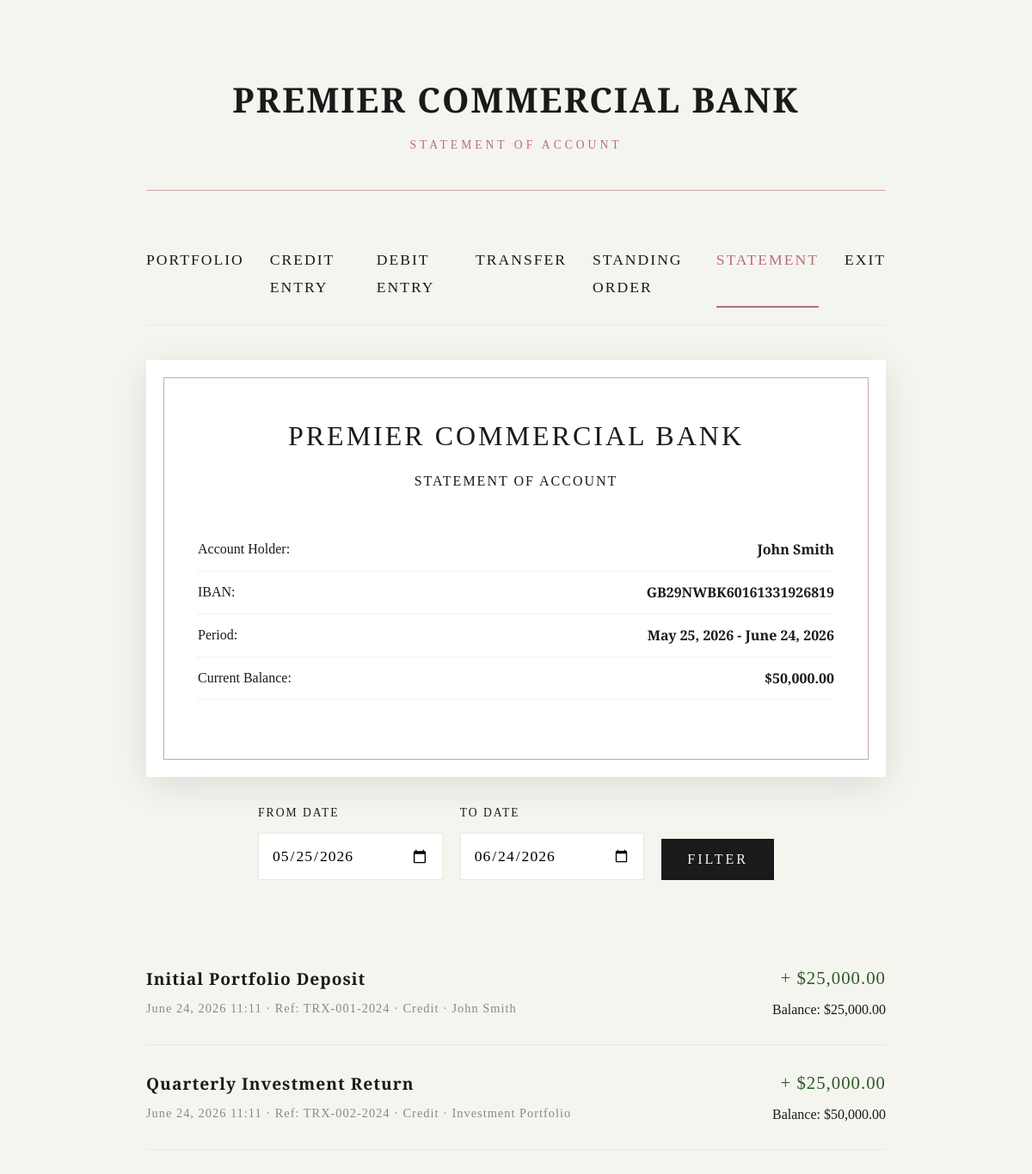
Screenshot of /client/account-statement.php (signed in) with the database file from the repository.
### tables this page shows
CREATE TABLE account_holders (
    ah_id INT AUTO_INCREMENT PRIMARY KEY,
    ah_username VARCHAR(50) UNIQUE NOT NULL,
    ah_password VARCHAR(255) NOT NULL,
    ah_fullname VARCHAR(100) NOT NULL,
    ah_email VARCHAR(100),
    ah_phone VARCHAR(20),
    ah_iban VARCHAR(34) UNIQUE NOT NULL,
    ah_balance DECIMAL(15,2) DEFAULT 0.00,
    ah_role ENUM('client', 'bank_officer') DEFAULT 'client',
    ah_status ENUM('active', 'frozen', 'closed') DEFAULT 'active',
    ah_failed_attempts INT DEFAULT 0,
    ah_locked_until DATETIME NULL,
    ah_created_at TIMESTAMP DEFAULT CURRENT_TIMESTAMP,
    ah_updated_at TIMESTAMP DEFAULT CURRENT_TIMESTAMP ON UPDATE CURRENT_TIMESTAMP
);

CREATE TABLE transaction_records (
    tr_id INT AUTO_INCREMENT PRIMARY KEY,
    tr_reference VARCHAR(20) UNIQUE NOT NULL,
    tr_account_id INT NOT NULL,
    tr_type ENUM('credit', 'debit', 'transfer_in', 'transfer_out', 'standing_order') NOT NULL,
    tr_amount DECIMAL(15,2) NOT NULL,
    tr_balance_before DECIMAL(15,2) NOT NULL,
    tr_balance_after DECIMAL(15,2) NOT NULL,
    tr_description TEXT,
    tr_related_account VARCHAR(34),
    tr_related_name VARCHAR(100),
    tr_status ENUM('completed', 'pending', 'failed') DEFAULT 'completed',
    tr_created_at TIMESTAMP DEFAULT CURRENT_TIMESTAMP,
    FOREIGN KEY (tr_account_id) REFERENCES account_holders(ah_id)
);

### client/account-statement.php (the view, shortened to what this page needs)
<?php
$db = PremierDB::getInstance()->getConnection();
$fromDate = $_GET['from'] ?? date('Y-m-d', strtotime('-30 days'));
$toDate = $_GET['to'] ?? date('Y-m-d');
$stmt = $db->prepare("SELECT * FROM transaction_records WHERE tr_account_id = ? AND DATE(tr_created_at) BETWEEN ? AND ? ORDER BY tr_created_at DESC");
$stmt->execute([$_SESSION['user_id'], $fromDate, $toDate]);
$transactions = $stmt->fetchAll();
$stmt = $db->prepare("SELECT * FROM account_holders WHERE ah_id = ?");
$stmt->execute([$_SESSION['user_id']]);
$user = $stmt->fetch();
?>
<!DOCTYPE html>
<html lang="en">
<head>
    <link rel="stylesheet" href="../assets/css/luxury.css">
</head>
<body>
    <div class="main-container">
        <header class="bank-header">
            <h1>PREMIER COMMERCIAL BANK</h1>
            <p class="subtitle">Statement of Account</p>
        </header>
        <nav class="nav-elegant">
            <a href="portfolio.php">Portfolio</a>
            <a href="credit-funds.php">Credit Entry</a>
            <a href="debit-funds.php">Debit Entry</a>
            <a href="send-transfer.php">Transfer</a>
            <a href="standing-order.php">Standing Order</a>
            <a href="account-statement.php" class="active">Statement</a>
            <a href="../entrance/exit.php">Exit</a>
        </nav>
        <div class="receipt" style="margin: 30px 0;">
            <div class="receipt-header">
                <div class="bank-name">PREMIER COMMERCIAL BANK</div>
                <p style="margin-top: 10px; letter-spacing: 2px;">STATEMENT OF ACCOUNT</p>
            </div>
            <div class="receipt-details">
                <div class="receipt-row">
                    <span>Account Holder:</span>
                    <strong><?php echo htmlspecialchars($user['ah_fullname']); ?></strong>
                </div>
                <div class="receipt-row">
                    <span>IBAN:</span>
                    <strong><?php echo $user['ah_iban']; ?></strong>
                </div>
                <div class="receipt-row">
                    <span>Period:</span>
                    <strong><?php echo date('F j, Y', strtotime($fromDate)); ?> - <?php echo date('F j, Y', strtotime($toDate)); ?></strong>
                </div>
                <div class="receipt-row">
                    <span>Current Balance:</span>
                    <strong>$<?php echo number_format($user['ah_balance'], 2); ?></strong>
                </div>
            </div>
        </div>
        <form method="GET" class="form-elegant" style="margin-bottom: 40px;">
            <div style="display: grid; grid-template-columns: 1fr 1fr auto; gap: 20px; align-items: end;">
                <div class="form-group">
                    <label for="from">From Date</label>
                    <input type="date" id="from" name="from" class="form-input" value="<?php echo $fromDate; ?>">
                </div>
                <div class="form-group">
                    <label for="to">To Date</label>
                    <input type="date" id="to" name="to" class="form-input" value="<?php echo $toDate; ?>">
                </div>
                <div class="form-group">
                    <button type="submit" class="btn-primary" style="padding: 15px 30px;">Filter</button>
                </div>
            </div>
        </form>
        <div class="transaction-list">
            <?php foreach ($transactions as $tr): ?>
            <div class="transaction-item">
                <div class="transaction-info">
                    <h4><?php echo htmlspecialchars($tr['tr_description']); ?></h4>
                    <p class="meta">
                        <?php echo date('F j, Y H:i', strtotime($tr['tr_created_at'])); ?>
                        · Ref: <?php echo $tr['tr_reference']; ?>
                        · <?php echo ucfirst(str_replace('_', ' ', $tr['tr_type'])); ?>
                        <?php if ($tr['tr_related_name']): ?>
                        · <?php echo htmlspecialchars($tr['tr_related_name']); ?>
                        <?php endif; ?>
                    </p>
                </div>
                <div style="text-align: right;">
                    <div class="transaction-amount <?php echo in_array($tr['tr_type'], ['credit', 'transfer_in']) ? 'credit' : 'debit'; ?>">
                        <?php echo in_array($tr['tr_type'], ['credit', 'transfer_in']) ? '+' : '-'; ?>
                        $<?php echo number_format($tr['tr_amount'], 2); ?>
                    </div>
                    <p class="meta" style="margin-top: 5px;">
                        Balance: $<?php echo number_format($tr['tr_balance_after'], 2); ?>
                    </p>
                </div>
            </div>
            <?php endforeach; ?>
        </div>
    </div>
</body>
</html>

### assets/css/luxury.css (style rules this page uses)
:root { --midnight-black: #1a1a1a; --rose-gold: #b76e79; --rose-gold-light: #d4a5a5; --marble-white: #f5f5f0; --marble-dark: #e8e8e0; --gold-accent: #c9a96e; --error-red: #8b0000; --success-green: #2d5a27; }
* { margin: 0; padding: 0; box-sizing: border-box; }
body { background: var(--marble-white); font-family: 'Cormorant Garamond', Georgia, serif; color: var(--midnight-black); line-height: 1.8; min-height: 100vh; }
.main-container { max-width: 900px; margin: 0 auto; padding: 40px 20px; }
.bank-header { text-align: center; padding: 40px 0; border-bottom: 1px solid var(--rose-gold-light); margin-bottom: 40px; }
.bank-header h1 { font-family: 'Playfair Display', Georgia, serif; font-size: 2.5rem; color: var(--midnight-black); letter-spacing: 2px; margin: 0; }
.bank-header .subtitle { color: var(--rose-gold); letter-spacing: 4px; text-transform: uppercase; font-size: 0.85rem; margin-top: 5px; }
.nav-elegant { display: flex; justify-content: center; gap: 30px; padding: 20px 0; border-bottom: 1px solid var(--marble-dark); margin-bottom: 40px; }
.nav-elegant a { color: var(--midnight-black); text-decoration: none; font-size: 1.1rem; letter-spacing: 2px; text-transform: uppercase; padding: 5px 0; border-bottom: 2px solid transparent; transition: all 0.3s ease; font-family: 'Playfair Display', Georgia, serif; }
.nav-elegant a:hover, .nav-elegant a.active { border-bottom-color: var(--rose-gold); color: var(--rose-gold); }
.transaction-list { list-style: none; padding: 0; }
.transaction-item { padding: 25px 0; border-bottom: 1px solid var(--marble-dark); display: flex; justify-content: space-between; align-items: center; transition: all 0.3s ease; }
.transaction-info h4 { font-family: 'Playfair Display', Georgia, serif; font-size: 1.2rem; margin: 0 0 5px 0; color: var(--midnight-black); letter-spacing: 1px; }
.transaction-info .meta { font-size: 0.9rem; color: #888; letter-spacing: 1px; }
.transaction-amount { font-family: 'Playfair Display', Georgia, serif; font-size: 1.3rem; letter-spacing: 1px; }
.transaction-amount.credit { color: var(--success-green); }
.form-elegant { max-width: 600px; margin: 0 auto; }
.form-group { margin-bottom: 30px; }
.form-group label { display: block; font-family: 'Playfair Display', Georgia, serif; letter-spacing: 2px; text-transform: uppercase; font-size: 0.85rem; color: var(--midnight-black); margin-bottom: 10px; }
.form-input { width: 100%; padding: 15px; border: 1px solid var(--marble-dark); background: white; font-family: 'Cormorant Garamond', Georgia, serif; font-size: 1.1rem; letter-spacing: 1px; transition: all 0.3s ease; }
.btn-primary { display: inline-block; padding: 15px 40px; background: var(--midnight-black); color: var(--marble-white); border: none; font-family: 'Playfair Display', Georgia, serif; font-size: 1rem; letter-spacing: 3px; text-transform: uppercase; cursor: pointer; transition: all 0.3s ease; }
.receipt { background: white; padding: 60px; box-shadow: 0 10px 40px rgba(0,0,0,0.1); font-family: 'Cormorant Garamond', Georgia, serif; position: relative; }
.receipt::before { content: ''; position: absolute; top: 20px; left: 20px; right: 20px; bottom: 20px; border: 1px solid var(--rose-gold-light); pointer-events: none; }
.receipt-header { text-align: center; margin-bottom: 40px; }
.receipt-header .bank-name { font-family: 'Playfair Display', Georgia, serif; font-size: 2rem; color: var(--midnight-black); letter-spacing: 3px; }
.receipt-details { margin: 30px 0; }
.receipt-row { display: flex; justify-content: space-between; padding: 10px 0; border-bottom: 1px dotted var(--marble-dark); }

### rows the page displays
account_holders: ah_fullname "John Smith", ah_iban "GB29NWBK60161331926819", ah_balance "50,000.00"
transaction_records: tr_description "Initial Portfolio Deposit", tr_created_at "June 24, 2026 11:11", tr_reference "TRX-001-2024", tr_type "Credit", tr_related_name "John Smith", tr_amount "25,000.00", tr_balance_after "25,000.00"
transaction_records: tr_description "Quarterly Investment Return", tr_created_at "June 24, 2026 11:11", tr_reference "TRX-002-2024", tr_type "Credit", tr_related_name "Investment Portfolio", tr_amount "25,000.00", tr_balance_after "50,000.00"
